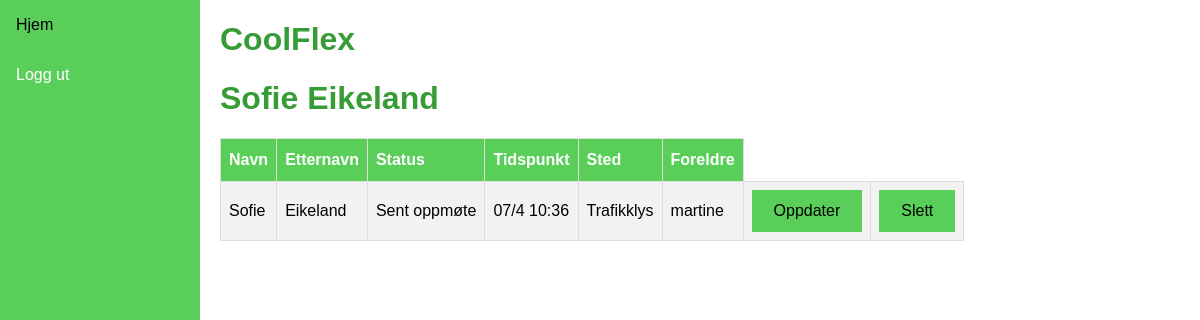
/coouluser/12 (signed in), run on the app's committed database.
### coolflex/models.py (models this page shows, shortened)
class CoolUser(models.Model):
    first_name = models.CharField(max_length=20, default="CoolUser")
    last_name = models.CharField(max_length=20, default ="")
    klasse = models.ForeignKey(Klasse, null=True, related_name="cooluser", on_delete=models.CASCADE)
    teacher = models.ForeignKey(User, blank=True, on_delete=models.CASCADE, related_name="+")
    parent = models.ForeignKey(User, blank=True, on_delete=models.CASCADE, related_name="+")
    status = models.CharField(max_length=3, default="DEF", blank=True, null=True)
    timestamp = models.CharField(max_length=20, default="N/A", blank=True, null=True)
    location = models.CharField(max_length=20, default="N/A", blank=True, null=True)
    class Meta:
        ordering = ["last_name", "first_name"]
    def __str__(self):
        return self.first_name + " " + self.last_name
    def get_parent(self):
        return self.parent.username

### coolflex/views.py (the view)
# urls.py: path("coouluser/<pk>", views.coolUser, name="cooluser"),
@login_required
def coolUser(request, pk):
	cooluser = CoolUser.objects.get(id=pk)
	cooluser.status = get_status_text(cooluser)
	cooluser.location = get_coolbox_location(cooluser, coolbox_dict)
	cooluser.timestamp = get_timestamp_text(cooluser)
	context = {'user':cooluser}
	return render(request, "coolflex/cooluser.html", context)

### coolflex/views.py (called while the page is built)
def get_timestamp(user):
	box_data_list = []
	timestamp = datetime.now() #får int feil hvis ikke, default blir .now()
	box_data = DataCoolBox.objects.filter(cooluser_id = user.id)
	if (box_data == None):
		return None
	else:
		for data in box_data:
			box_data_list.append(data)
		if (len(box_data_list) > 1):
			timestamp = box_data_list[-1].timestamp
		elif (len(box_data_list) == 1):
			timestamp = box_data_list[0].timestamp
		return timestamp

def get_coolbox_location(user, box_dict):
	box_data_list = []
	box_id = 0
	box_data = DataCoolBox.objects.filter(cooluser_id = user.id)
	for data in box_data:
		box_data_list.append(data)
	if (len(box_data_list) > 1):
		box_id = box_data_list[-1].box_id
	elif (len(box_data_list) == 1):
		box_id = box_data_list[0].box_id
	return box_dict.get(box_id)

def get_timestamp_text(user):
	timestamp = get_timestamp(user)
	if (timestamp != None):
		minute = int(timestamp.minute)
		if (minute <= 9):
			minute = "0"+str(minute)
		hour = int(timestamp.hour)
		if (hour <= 9):
			hour = "0"+str(hour)
		day = int(timestamp.day)
		if (day <= 9):
			day = "0"+str(day)
		month = int(timestamp.month)
		timestamp_text = f"{day}/{month} {hour}:{minute}"
		return timestamp_text
	else:
		return "N/A"

def check_timestamp(timestamp):
	valid_start_hour = 6
	valid_end_hour = 10
	today = int(datetime.now().day)
	this_month = int(datetime.now().month)
	this_year = int(datetime.now().year)
	hour = int(timestamp.hour)
	minutes = int(timestamp.minute)
	day = int(timestamp.day)
	month = int(timestamp.month)
	year = int(timestamp.year)
	if ((today == day) and (this_month == month) and (this_year == year)):
		if (valid_start_hour <= hour) and (hour < valid_end_hour):
			return 1 #valid timeframe
		elif (hour >= valid_end_hour):
			return 2 #late to school
		else:
			return 3 #invalid timeframe, something is up >:/
	else:
		return False

def get_status(user):
	timestamp_status = check_timestamp(get_timestamp(user))
	if (timestamp_status == 1):
		return True
	elif (timestamp_status == 2):
		return 2
	elif (timestamp_status == 3):
		return False
	else:
		return False

def get_status_text(user):
	status = get_status(user)
	if (status == True):
		return "Møtt opp"
	elif (status == 2):
		return "Sent oppmøte"
	else:
		return "Ikke møtt opp"

### coolflex/templates/coolflex/cooluser.html
{% extends 'coolflex/base.html' %}
{% load static %}
{% block content %}
<h1>{{ user }}</h1>
<table id="coolflex">
    <thead>
      <tr>
        <th>Navn</th>
        <th>Etternavn</th>
        <th>Status</th>
        <th>Tidspunkt</th>
        <th>Sted</th>
        <th>Foreldre</th>
      </tr>
    </thead>
    <tbody>
      <tr>
        <tr>
          <td> {{ user.first_name }} </td>
          <td> {{ user.last_name }} </td>
          <td> {{ user.status }} </td>
          <td> {{ user.timestamp }} </td>
          <td> {{ user.location }} </td>
          <td> {{ user.get_parent }} </td>
          <td> <div class="button"><a href="{% url 'updatecooluser' user.id %}">Oppdater</a></div> </td>
          <td> <div class="button"><a href="{% url 'deletecooluser' user.id %}">Slett</a></div> </td>
        </tr>
      </tr>
    </tbody>
    </table>
{% endblock %}
{% block sidenav %}
<a href="{% url 'frontpage' %}">Hjem</a>
<a href="{% url 'logout' %}">Logg ut</a>
{% endblock %}

### coolflex/templates/coolflex/base.html (style rules this page uses)
.button a { background-color: rgb(89, 207, 89); color: black; border: 2px solid rgb(89, 207, 89); padding: 10px 20px; text-align: center; text-decoration: none; display: inline-block; }
#coolflex { font-family: Arial, Helvetica, sans-serif; border-collapse: collapse; white-space: nowrap; }
#coolflex td, #coolflex th { border: 1px solid #ddd; padding: 8px; }
#coolflex tr:nth-child(even) { background-color: #f2f2f2; }
#coolflex th { padding-top: 12px; padding-bottom: 12px; text-align: left; background-color: rgb(89, 207, 89); color: white; }
* { box-sizing: border-box; }
body { margin: 0; font-family: Arial, Helvetica, sans-serif; }
h1, h2, h3, p { color: rgb(54, 156, 54); }
.sidenav a { color: white; padding: 16px; text-decoration: none; display: block; }

### data on the page
CoolUser: first_name+last_name "Sofie Eikeland", first_name "Sofie", last_name "Eikeland", status "Sent oppmøte", timestamp "07/4 10:36", location "Trafikklys", get_parent "martine"
